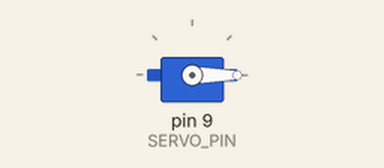
Recording of a sketch running on a simulated Arduino Uno, built with avr-gcc and run on an emulated ATmega328P. Parts: servo.

Above: at 0.05 s.
At 1.5 s:
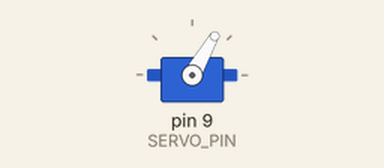
At 3.0 s:
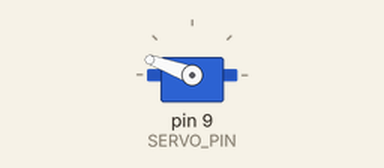
At 6.0 s:
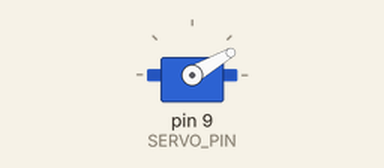
Timing chart, 0 to 8.5 s (numbered marks = the images above):
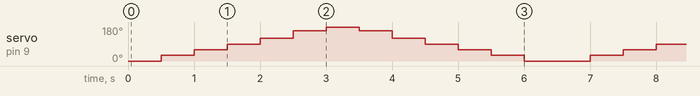

Measured:
- by itself, servo on pin 9 (SERVO_PIN): repeats every 6.5 s: 60° 0.50 s, 90° 0.50 s, 120° 0.50 s, 160° 0.50 s, 180° 0.50 s, 160° 0.50 s, 120° 0.50 s, 90° 0.50 s, 60° 0.50 s, 30° 0.50 s, 0° 1.0 s, 30° 0.50 s

The sketch:

servo_example.ino
```cpp
#include <Servo.h>
#define SERVO_PIN 9
Servo servo;
int pos = 0; // angle

void setup() {
  printf("servo ready");
  servo.attach(SERVO_PIN);

}

void loop() {
  // for(pos= 0; pos <= 180; pos +=1) {
  //   servo.write(pos);
  //   delay(15);
  // }

  // for(pos =180; pos >= 0; pos -= 1) {
  //   servo.write(pos);
  //   delay(15);
  // }
  servo.write(0);
  delay(500);

  servo.write(30);
  delay(500);
  servo.write(60);
  delay(500);
  servo.write(90);
  delay(500);
  servo.write(120);
  delay(500);
  servo.write(160);
  delay(500);
  servo.write(180);
  delay(500);

  servo.write(160);
  delay(500);
  servo.write(120);
  delay(500);
  servo.write(90);
  delay(500);
  servo.write(60);
  delay(500);
  servo.write(30);
  delay(500);
  servo.write(0);
  delay(500);
}
```
